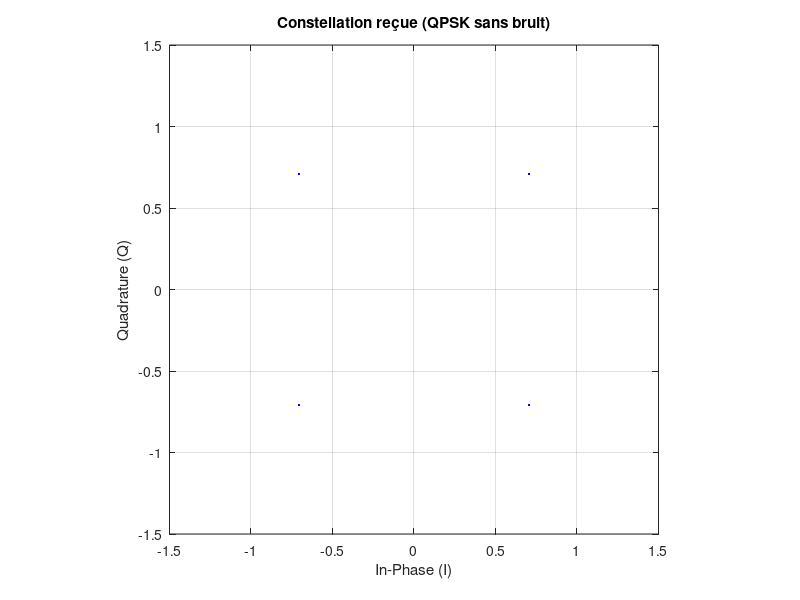

Here is the MATLAB script that generated this plot:
%% Projet Télécom - Étape 1 : Chaîne de transmission de base (Sans Toolbox)
clear; clc; close all;

%% 1. Paramètres de simulation
M = 4;                  % QPSK (4 points)
k = log2(M);            % 2 bits par symbole
numBits = 10000;        % Nombre de bits
numBits = ceil(numBits/k)*k; % Ajustement taille

%% 2. Émetteur (Transmitter TX)
% Génération aléatoire de bits (0 ou 1)
dataIn = randi([0 1], numBits, 1); 

% --- MODULATION MANUELLE (QPSK) ---
% On regroupe les bits par paquets de 2 (I et Q)
dataReshaped = reshape(dataIn, k, length(dataIn)/k)';
bits_I = dataReshaped(:, 1); % Premier bit de chaque paire
bits_Q = dataReshaped(:, 2); % Second bit de chaque paire

% Mappage : 0 -> -1, 1 -> +1
sym_I = 2*bits_I - 1; 
sym_Q = 2*bits_Q - 1;  

% Création du signal complexe
dataMod = sym_I + 1j*sym_Q;
% Normalisation pour avoir une puissance moyenne de 1
% Pour QPSK non normalisé, la puissance est I^2 + Q^2 = 1^2 + 1^2 = 2.
% Il faut donc diviser par sqrt(2).
dataMod = dataMod / sqrt(2);

%% 3. Canal (Idéal)
receivedSignal = dataMod;

%% 4. Récepteur (Receiver RX)
% --- DÉMODULATION MANUELLE ---
% On enlève la normalisation pour retrouver les niveaux +/- 1
rx_demod_scaled = receivedSignal * sqrt(2);

% Décision sur la partie réelle (I)
rx_bits_I = real(rx_demod_scaled) > 0; % Si > 0 alors bit est 1, sinon 0

% Décision sur la partie imaginaire (Q)
rx_bits_Q = imag(rx_demod_scaled) > 0; % Si > 0 alors bit est 1, sinon 0

% Reconstitution du flux binaire
dataOutMatrix = [rx_bits_I, rx_bits_Q];
dataOut = reshape(dataOutMatrix', numBits, 1);

%% 5. Analyse et Visualisation

% a) Calcul du BER (Bit Error Rate) manuellement
errors = sum(dataIn ~= dataOut);
bit_error_rate = errors / numBits;

fprintf('--- Résultats de la simulation ---\n');
fprintf('Modulation : QPSK (Manuelle)\n');
fprintf('Nombre d''erreurs : %d\n', errors);
fprintf('Taux d''erreur binaire (BER) : %.4e\n', bit_error_rate);

% b) Visualisation
figure;
plot(real(receivedSignal), imag(receivedSignal), 'b.');
title('Constellation reçue (QPSK sans bruit)');
xlabel('In-Phase (I)');
ylabel('Quadrature (Q)');
axis([-1.5 1.5 -1.5 1.5]);
grid on;
axis square;